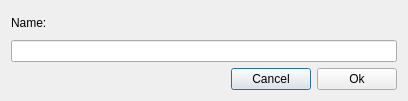
<?xml version="1.0" encoding="UTF-8"?>
<ui version="4.0">
 <class>NewTagDialog</class>
 <widget class="QDialog" name="NewTagDialog">
  <property name="geometry">
   <rect>
    <x>0</x>
    <y>0</y>
    <width>408</width>
    <height>101</height>
   </rect>
  </property>
  <property name="windowTitle">
   <string>New tag</string>
  </property>
  <layout class="QGridLayout" name="gridLayout">
   <item row="2" column="0">
    <spacer name="horizontalSpacer">
     <property name="orientation">
      <enum>Qt::Horizontal</enum>
     </property>
     <property name="sizeHint" stdset="0">
      <size>
       <width>209</width>
       <height>20</height>
      </size>
     </property>
    </spacer>
   </item>
   <item row="2" column="1" colspan="2">
    <widget class="QPushButton" name="btnCancel">
     <property name="text">
      <string>Cancel</string>
     </property>
    </widget>
   </item>
   <item row="2" column="3">
    <widget class="QPushButton" name="btnOk">
     <property name="text">
      <string>Ok</string>
     </property>
    </widget>
   </item>
   <item row="1" column="0" colspan="4">
    <widget class="QLineEdit" name="txtName"/>
   </item>
   <item row="0" column="0" colspan="4">
    <widget class="QLabel" name="lblName">
     <property name="text">
      <string>Name:</string>
     </property>
    </widget>
   </item>
  </layout>
 </widget>
 <tabstops>
  <tabstop>txtName</tabstop>
  <tabstop>btnOk</tabstop>
  <tabstop>btnCancel</tabstop>
 </tabstops>
 <resources/>
 <connections>
  <connection>
   <sender>btnOk</sender>
   <signal>clicked()</signal>
   <receiver>NewTagDialog</receiver>
   <slot>accept()</slot>
   <hints>
    <hint type="sourcelabel">
     <x>356</x>
     <y>77</y>
    </hint>
    <hint type="destinationlabel">
     <x>203</x>
     <y>50</y>
    </hint>
   </hints>
  </connection>
  <connection>
   <sender>btnCancel</sender>
   <signal>clicked()</signal>
   <receiver>NewTagDialog</receiver>
   <slot>reject()</slot>
   <hints>
    <hint type="sourcelabel">
     <x>269</x>
     <y>77</y>
    </hint>
    <hint type="destinationlabel">
     <x>203</x>
     <y>50</y>
    </hint>
   </hints>
  </connection>
 </connections>
</ui>
